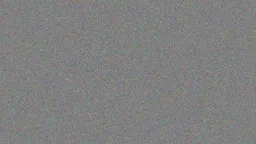
#> input picture assets/encrypted_img.webp, 256 x 144 px, shrunk from 1920 x 1080 before the run
$ python encrypt_copy.py --x_0 1.0 --y_0 1.0 --K 1.0 --L 5 --image ../assets/encrypted_img.webp
#> lines starting #> are read from the running program, lines starting #| are printed output that depends on the picture
from PIL import Image
import numpy as np
import sys
import argparse

parser = argparse.ArgumentParser(description= 'Input the keys')
parser.add_argument('-x', '--x_0', type= float, required=True, help= 'x_0 value')
parser.add_argument('-y', '--y_0', type= float, required=True, help= 'y_0 value')
parser.add_argument('-K', '--K', type= float, required=True, help= 'K value(should be greater than 18)')
parser.add_argument('-L', '--L', type= int, required=True,  help= 'L value(should be between 11 and 1100')
parser.add_argument('-i', '--image', type= str, required=True,  help= 'Image path')
args= parser.parse_args()
image_path = args.image

png_image = Image.open(image_path)
#> png_image is the input picture: PIL image 256x144 RGB; mean R, G, B 127.6, 127.9, 127.5
png_image.save('output_image.bmp')

img = Image.open('output_image.bmp')
img = img.convert("RGB")

arr = np.array(img, dtype=np.uint8)
print("Arr shape:", arr.shape)
#| Arr shape: (144, 256, 3)
print("Arr dtype:", arr.dtype)
#| Arr dtype: uint8

M=arr.shape[0]
#> M = 144
N=arr.shape[1]
#> N = 256

from math import pi

x_key=np.array(
    [
        np.floor(256*args.x_0/(2*pi)),
        np.floor(256*args.y_0/(2*pi)),
        np.floor(args.K%256),
        args.L%256
    ]
  )
x_key

x_0 = args.x_0
y_0 = args.y_0
K = args.K
L= args.L

XKey_img = np.zeros((M, N, 3), dtype=np.uint8)
print(M, N)
#| 144 256

for i in range(M):
    for j in range(N):
        k = (i*N) + j
        XKey_img[i,j,0]=x_key[(3*k) % 4]
        XKey_img[i,j,1]=x_key[(3*k + 1) % 4]
        XKey_img[i,j,2]=x_key[(3*k + 2) % 4]
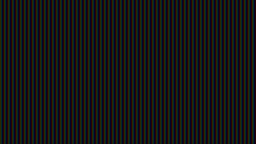
#> XKey_img: shape (144, 256, 3); mean of channels 0, 1, 2 21.5, 21.5, 21.5; drawn as R, G, B

img = Image.fromarray(XKey_img)
img.save("XKey_img.bmp")

from math import sin

def st_map(x_arg, y_arg):
  return (x_arg+(K*sin(y_arg)))%(2*pi), (y_arg + x_arg + K*sin(y_arg))%(2*pi)

x_0_dash, y_0_dash = 0, 0

for i in range(L):
  x_0_dash, y_0_dash=st_map(x_0, y_0)

chaotic_states=np.zeros((M*N, 2))

chaotic_states[0, 0] = x_0_dash
chaotic_states[0, 1] = y_0_dash

x_0_dash_new, y_0_dash_new = x_0_dash, y_0_dash

for i in range(1, M*N):
  x_0_dash_new, y_0_dash_new = st_map(x_0_dash_new, y_0_dash_new)
  chaotic_states[i, 0]=x_0_dash_new
  chaotic_states[i, 1]=y_0_dash_new

chaotic_states

def logistic_map(x_arg):
  return 4*x_arg*(1-x_arg)

logistic_states=np.zeros(M*N)

z_0 = (x_0_dash + y_0_dash)%1
z_0_dash = z_0
for i in range(L):
  z_0_dash = logistic_map(z_0_dash)

logistic_states[0]=z_0_dash

for i in range(1, M*N):
  logistic_states[i] = logistic_map(logistic_states[i-1])

logistic_states

CKS = np.zeros((M, N, 3), dtype=np.uint8)

def CKSR(k):
  return np.floor(256*chaotic_states[k-1, 0])/(2*pi)

def CKSG(k):
  return np.floor(256*chaotic_states[k-1, 1])/(2*pi)

def CKSB(k):
  return np.floor(256*logistic_states[k-1])

for i in range(M):
  for j in range(N):
    k = (i*N) + j + 1
    CKS[i,j,0]=CKSR(k)
    CKS[i,j,1]=CKSG(k)
    CKS[i,j,2]=CKSB(k)
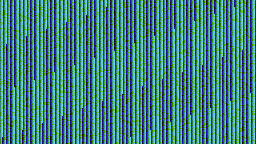
#> CKS: shape (144, 256, 3); mean of channels 0, 1, 2 63.4, 127.4, 127.9; drawn as R, G, B

img = Image.fromarray(CKS)  # no 'RGB' argument needed
img.save("CKS.bmp")
"""
# All the encryption steps go below.

# **Confusion I**
"""

confusion_matrix = np.zeros((M, N, 3), dtype=np.uint8)

for k in range(M*N - 1):
  i = k//N
  j = (k%N)
  confusion_matrix[i,j,0] = arr[i, j, 0] ^ XKey_img[i, j, 0]
  confusion_matrix[i,j,1] = arr[i, j, 1] ^ XKey_img[i, j, 1]
  confusion_matrix[i,j,2] = arr[i, j, 2] ^ XKey_img[i, j, 2]
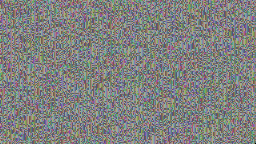
#> confusion_matrix: shape (144, 256, 3); mean R, G, B 128.1, 129.1, 127.4

img = Image.fromarray(confusion_matrix)
img.save("confusion_matrix.bmp")
"""# **Diffusion I**"""

diffusion_matrix = np.zeros((M, N, 3), dtype=np.uint8)

confusion_seed_pixel = confusion_matrix[0,0]
#> confusion_seed_pixel = [95, 94, 124]
np.save('confusion_seed_pixel.npy', confusion_seed_pixel)


for k in range(1, M*N):
  i = k//N
  j = (k%N)
  i_dash = (k-1)//N
  j_dash = ((k-1)%N)
  diffusion_matrix[i_dash,j_dash,0] = confusion_matrix[i,j,0] ^ confusion_matrix[i_dash,j_dash,0]
  diffusion_matrix[i_dash,j_dash,1] = confusion_matrix[i,j,1] ^ confusion_matrix[i_dash,j_dash,1]
  diffusion_matrix[i_dash,j_dash,2] = confusion_matrix[i,j,2] ^ confusion_matrix[i_dash,j_dash,2]
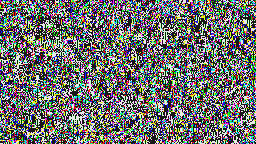
#> diffusion_matrix: shape (144, 256, 3); mean R, G, B 110.2, 111.6, 110

img = Image.fromarray(diffusion_matrix)
img.save("diffusion_matrix.bmp")

"""# **DIFFUSION-II**

"""

diffusion_2_matrix = np.zeros((M, N, 3), dtype=np.uint8)
for k in range(M*N - 2, -1, -1):
  i =(k)%M
  j= ((k)//M)
  i_dash = (k+1)%M
  j_dash = ((k+1)//M)
  diffusion_2_matrix[i,j,0] = diffusion_matrix[i,j,0] ^ diffusion_2_matrix[i_dash,j_dash,1] ^ diffusion_2_matrix[i_dash,j_dash,2]
  diffusion_2_matrix[i,j,1] = diffusion_matrix[i,j,1] ^ diffusion_2_matrix[i_dash,j_dash,2] ^ diffusion_2_matrix[i_dash,j_dash,0]
  diffusion_2_matrix[i,j,2] = diffusion_matrix[i,j,2] ^ diffusion_2_matrix[i_dash,j_dash,0] ^ diffusion_2_matrix[i_dash,j_dash,1]
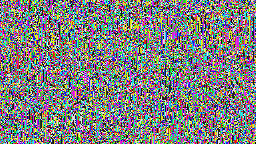
#> diffusion_2_matrix: shape (144, 256, 3); mean R, G, B 126.7, 127.1, 127.3

img = Image.fromarray(diffusion_2_matrix)
img.save("diffusion_2_matrix.bmp")

"""# **CONFUSION-II**"""

confusion_2_matrix = np.zeros((M, N, 3), dtype=np.uint8)
for k in range(0, M*N):
  i =(k)//N
  j= ((k)%N)
  confusion_2_matrix[i,j,0] = diffusion_2_matrix[i,j,0] ^ CKS[i,j,0]
  confusion_2_matrix[i,j,1] = diffusion_2_matrix[i,j,1] ^ CKS[i,j,1]
  confusion_2_matrix[i,j,2] = diffusion_2_matrix[i,j,2] ^ CKS[i,j,2]
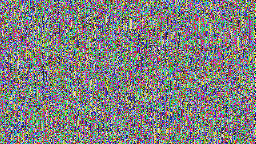
#> confusion_2_matrix: shape (144, 256, 3); mean R, G, B 127.8, 128.1, 127.5

img = Image.fromarray(confusion_2_matrix)
img.save("confusion_2_matrix.bmp")

img.save("encrypted_img.png")

$ run again, on assets/2.webp
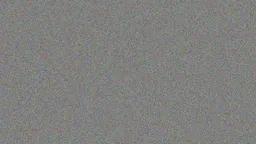
#> input picture assets/2.webp, 256 x 144 px, shrunk from 1920 x 1080 before the run
#> png_image is the input picture: PIL image 256x144 RGB; mean R, G, B 127.9, 128, 125.7
#| Arr shape: (144, 256, 3)
#| Arr dtype: uint8
#| 144 256
#> after the loop `for k in range(M*N - 1):`:
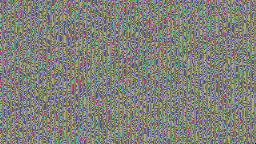
#> confusion_matrix: shape (144, 256, 3); mean R, G, B 128.6, 129.1, 122.2
#> confusion_seed_pixel = [84, 90, 123]
#> after the loop `for k in range(0, M*N):`:
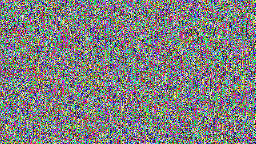
#> confusion_2_matrix: shape (144, 256, 3); mean R, G, B 127.1, 127.4, 127.5

$ run again, on assets/4.webp
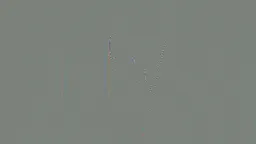
#> input picture assets/4.webp, 256 x 144 px, shrunk from 1920 x 1080 before the run
#> png_image is the input picture: PIL image 256x144 RGB; mean R, G, B 123.9, 129.7, 123.4
#| Arr shape: (144, 256, 3)
#| Arr dtype: uint8
#| 144 256
#> after the loop `for k in range(M*N - 1):`:
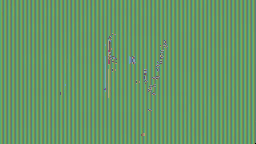
#> confusion_matrix: shape (144, 256, 3); mean R, G, B 103.8, 150.3, 103.8
#> confusion_seed_pixel = [85, 168, 124]
#> after the loop `for k in range(0, M*N):`:
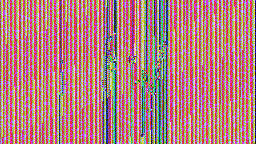
#> confusion_2_matrix: shape (144, 256, 3); mean R, G, B 179.3, 127.5, 127
